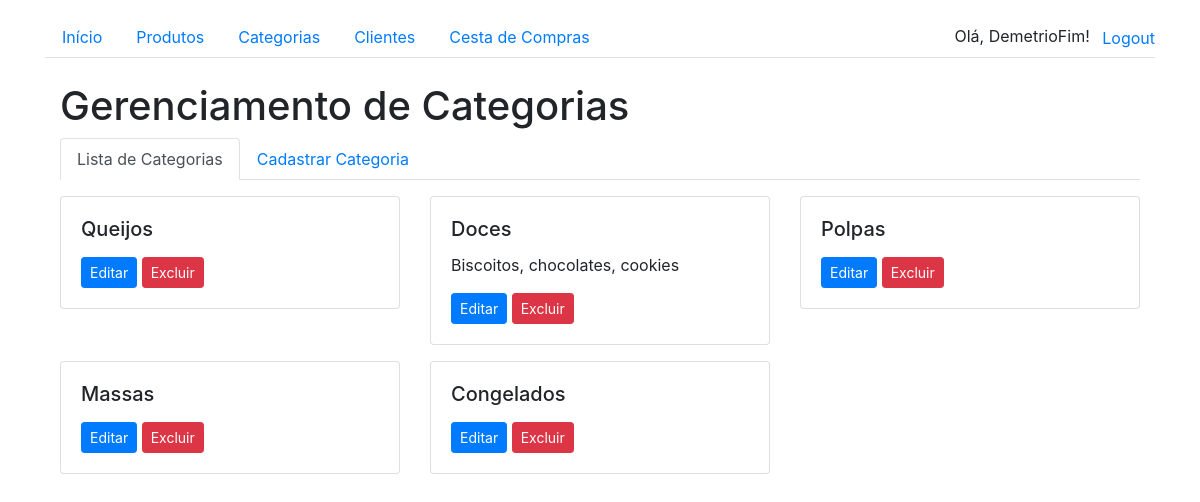
/categorias/ (signed in), run on the app's committed database.
### products/models.py (models this page shows, shortened)
class Categoria(models.Model):
    nome = models.CharField(max_length=255)
    descricao = models.TextField(blank=True, null=True)

### products/views.py (the view)
# urls.py: path('categorias/', views.lista_categorias, name='lista_categorias'),
def lista_categorias(request):
    categorias = Categoria.objects.all()
    form = CategoriaForm()
    if request.method == 'POST':
        form = CategoriaForm(request.POST)
        if form.is_valid():
            form.save()
            return redirect('lista_categorias')
    return render(request, 'products/lista_categorias.html', {
        'categorias': categorias,
        'form': form
    })

### products/templates/products/lista_categorias.html (shortened to what this page needs)
{% extends 'base.html' %}
{% block content %}
<div class="container">
    <h1>Gerenciamento de Categorias</h1>
    <ul class="nav nav-tabs" id="categoryTab" role="tablist">
        <li class="nav-item">
            <a class="nav-link active" id="lista-tab" data-toggle="tab" href="#lista" role="tab" aria-controls="lista" aria-selected="true">Lista de Categorias</a>
        </li>
        <li class="nav-item">
            <a class="nav-link" id="cadastro-tab" data-toggle="tab" href="#cadastro" role="tab" aria-controls="cadastro" aria-selected="false">Cadastrar Categoria</a>
        </li>
    </ul>
    <div class="tab-content mt-3" id="categoryTabContent">
        <div class="tab-pane fade show active" id="lista" role="tabpanel" aria-labelledby="lista-tab">
            <div class="row">
                {% for categoria in categorias %}
                    <div class="col-md-4">
                        <div class="card mb-3">
                            <div class="card-body">
                                <h5 class="card-title">{{ categoria.nome }}</h5>
                                <p class="card-text">{{ categoria.descricao }}</p>
                                <a href="{% url 'editar_categoria' categoria.id %}" class="btn btn-primary btn-sm">Editar</a>
                                <a href="{% url 'excluir_categoria' categoria.id %}" class="btn btn-danger btn-sm" onclick="return confirm('Tem certeza que deseja excluir esta categoria?');">Excluir</a>
                            </div>
                        </div>
                    </div>
                {% endfor %}
            </div>
        </div>
    </div>
</div>
{% endblock %}

### products/templates/base.html (shortened to what this page needs)
<!DOCTYPE html>
<html lang="en">
<head>
    <link rel="stylesheet" href="https://stackpath.bootstrapcdn.com/bootstrap/4.5.2/css/bootstrap.min.css">
</head>
<body>
    <div class="container">
        <ul class="nav nav-tabs mt-3">
            <li class="nav-item">
                <a class="nav-link" href="{% url 'index' %}">Início</a>
            </li>
            <li class="nav-item">
                <a class="nav-link" href="{% url 'lista_produtos' %}">Produtos</a>
            </li>
            <li class="nav-item">
                <a class="nav-link" href="{% url 'lista_categorias' %}">Categorias</a>
            </li>
            <li class="nav-item">
                <a class="nav-link" href="{% url 'lista_clientes' %}">Clientes</a>
            </li>
            <li class="nav-item">
                <a class="nav-link" href="{% url 'lista_cestas' %}">Cesta de Compras</a>
            </li>
            <li class="nav-item ml-auto">
                {% if user.is_authenticated %}
                    <span class="navbar-text mr-2">Olá, {{ user.username }}!</span>
                    <form method="post" action="{% url 'logout' %}" style="display: inline;">
                        <button type="submit" class="btn btn-link nav-link" style="display: inline; padding: 0; border: none; background: none;">Logout</button>
                    </form>
                {% else %}
                    <a class="nav-link" href="{% url 'login' %}">Login</a>
                {% endif %}
            </li>
        </ul>
        <div class="mt-4">
            {% block content %}
            {% endblock %}
        </div>
    </div>
</body>
</html>

### data on the page
Categoria: nome "Queijos"
Categoria: nome "Doces", descricao "Biscoitos, chocolates, cookies"
Categoria: nome "Polpas"
Categoria: nome "Massas"
Categoria: nome "Congelados"

### other printed values
{{ user.username }} "DemetrioFim"
